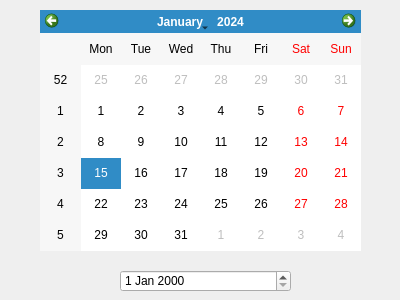
<?xml version="1.0" encoding="UTF-8"?>
<ui version="4.0">
 <class>Dialog</class>
 <widget class="QDialog" name="Dialog">
  <property name="geometry">
   <rect>
    <x>0</x>
    <y>0</y>
    <width>400</width>
    <height>300</height>
   </rect>
  </property>
  <property name="windowTitle">
   <string>Dialog</string>
  </property>
  <widget class="QCalendarWidget" name="calendarWidget">
   <property name="geometry">
    <rect>
     <x>40</x>
     <y>10</y>
     <width>321</width>
     <height>241</height>
    </rect>
   </property>
  </widget>
  <widget class="QDateEdit" name="dateEdit">
   <property name="geometry">
    <rect>
     <x>120</x>
     <y>270</y>
     <width>171</width>
     <height>22</height>
    </rect>
   </property>
  </widget>
 </widget>
 <resources/>
 <connections/>
</ui>
